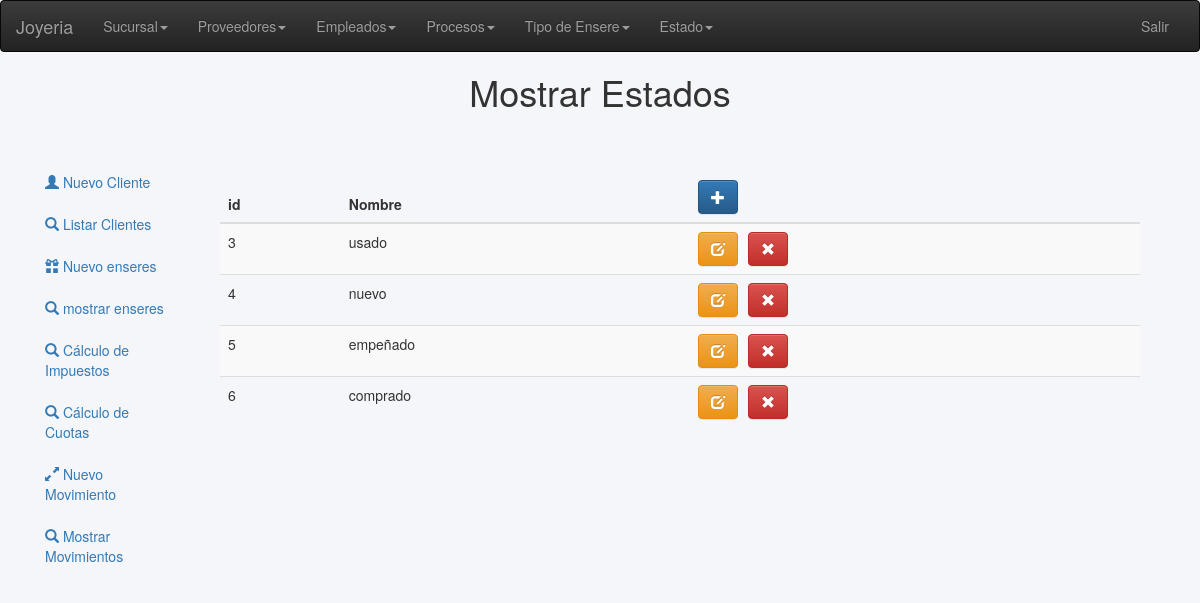
Page /views/estado/mostrar.php (signed in) on the committed database.
### tables this page shows
CREATE TABLE `estado` (
  `id_Estado` int(11) NOT NULL,
  `EstadoInterno` varchar(50) DEFAULT NULL
);

### views/estado/mostrar.php (the view, shortened to what this page needs)
<?php   require('../head.php') ?>
<body style="background: #f5f6fa;">
    <?php   require('../header.php') ?>
    <h1 style="margin: 0 auto; display: block; text-align: center;">Mostrar Estados</h1>
    <section class="prueba container-fluid" style="margin-top: 50px; height: 335px;">
        <div class="row col-lg-12">
        <aside class="col-lg-2">
            <?php   require('../aside.php') ?>
        </aside>
            <div class="contenedor col-lg-10">
<table class="table table-striped" id="demo" style="margin-top: 10px;">
<thead>
<tr>
<th>id</th>
<th>Nombre</th>
<th><a href="nuevo.php" class="btn btn-primary" title="Nuevo"><i class='glyphicon glyphicon-plus'></i></a></th>
</tr>
</thead>
<tbody id="table">
<?php
$md = new Model();
			$cn = $md->getConexion();
			$sqlMostrar = "SELECT * FROM estado";
			$res = mysqli_query($cn,$sqlMostrar);
			while($row = mysqli_fetch_assoc($res)){
            echo "<tr><td>". $row['id_Estado'] . " </td><td> ";
            echo $row['EstadoInterno'] . "</td><td>";
            echo "<a href='modificar.php?id=".$row['id_Estado']."' class='btn btn-warning' title='Modificar' style='margin-right: 10px;'><i class='glyphicon glyphicon-edit'></i></a>";
            echo "<a href='../../controllerEstado.php?op=eliminar&id=".$row['id_Estado']."' class='btn btn-danger' title='Eliminar'>
            <i class='glyphicon glyphicon-remove'></i></a>";
            echo "</td></tr>\n";
        }
?>
</tbody>
</table>
</div>
</div>
    </section>

### rows in the picture
estado: id_Estado "3", EstadoInterno "usado"
estado: id_Estado "4", EstadoInterno "nuevo"
estado: id_Estado "5", EstadoInterno "empeñado"
estado: id_Estado "6", EstadoInterno "comprado"
